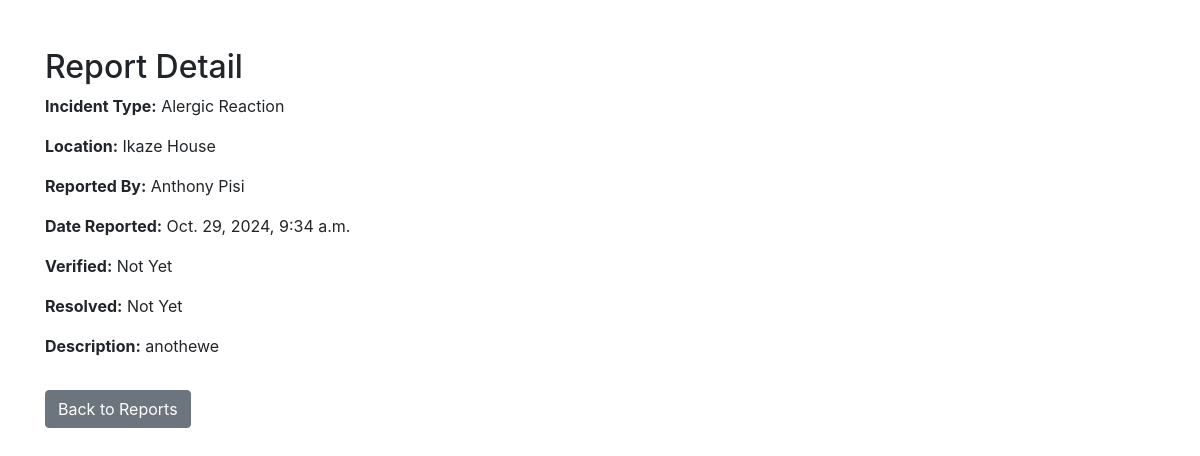
Page /report/2/ on the earlier database version.
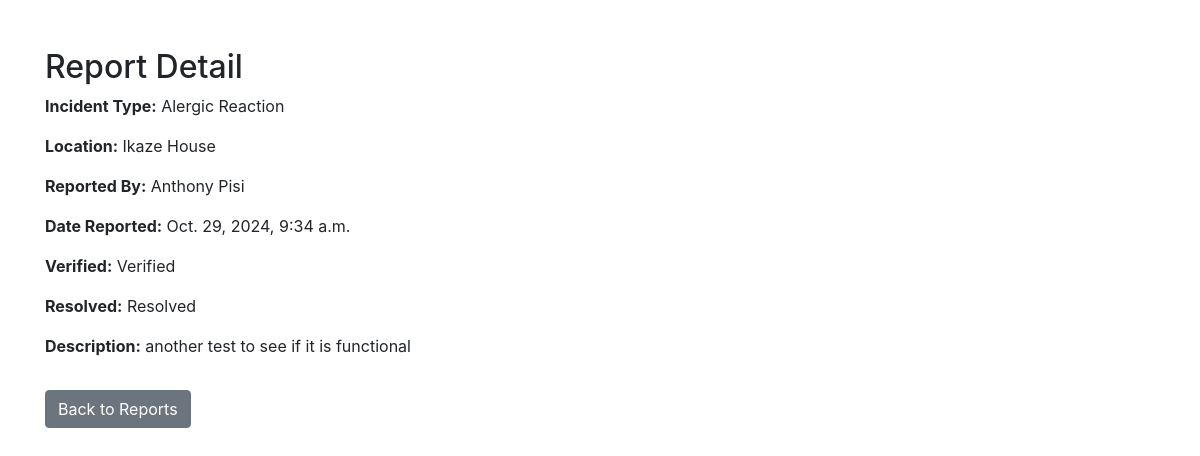
Same page on the later database version.
### reports/models.py (models this page shows, shortened)
class HealthReport(models.Model):
    user = models.ForeignKey(User, on_delete=models.SET_NULL, null=True, blank=True)
    incident_type = models.ForeignKey(IncidentType, on_delete=models.CASCADE)
    symptoms = models.ManyToManyField(Symptom)
    location = models.ForeignKey(Location, on_delete=models.CASCADE)
    description = models.TextField()
    date_reported = models.DateTimeField(auto_now_add=True)
    resolved = models.BooleanField(default=False)
    is_verified = models.BooleanField(default=False)

class IncidentType(models.Model):
    name = models.CharField(max_length=50)
    description = models.TextField(blank=True)
    def __str__(self):
        return self.name

class Location(models.Model):
    name = models.CharField(max_length=100)
    latitude = models.DecimalField(max_digits=9, decimal_places=6)
    longitude = models.DecimalField(max_digits=9, decimal_places=6)
    def __str__(self):
        return self.name

### reports/views.py (the view)
# urls.py: path('report/<int:report_id>/', views.view_single_report, name='view_single_report'),
def view_single_report(request, report_id):
    report = get_object_or_404(HealthReport, id=report_id)
    return render(request, 'reports/view_single_report.html', {'report': report})

### reports/templates/reports/view_single_report.html (shortened to what this page needs)
{% load static %}
<!DOCTYPE html>
<html>
<head>
    <link href="{% static 'css/localversionBootstrap.css' %}" rel="stylesheet">
</head>
<body>
    <div class="container mt-5">
        <h2>Report Detail</h2>
        <p><strong>Incident Type:</strong> {{ report.incident_type }}</p>
        <p><strong>Location:</strong> {{ report.location }}</p>
        <p><strong>Reported By:</strong> {{ report.user.get_full_name }}</p>
        <p><strong>Date Reported:</strong> {{ report.date_reported }}</p>
        <p><strong>Verified:</strong> {% if report.is_verified %}Verified{%else%}Not Yet{%endif%}</p>
        <p><strong>Resolved:</strong> {% if report.resolved %}Resolved{%else%}Not Yet{%endif%}</p>
        <p><strong>Description:</strong> {{ report.description }}</p>
        <a href="{% url 'view_reports' %}" class="btn btn-secondary mt-3">Back to Reports</a>
    </div>
</body>
</html>

Differences in the rows shown:
changed HealthReport "Alergic Reaction": description "anothewe" → "another test to see if it is functional"
Other differences:
text no longer shown: "Not Yet Not Yet"
text now shown: "Verified Resolved"
